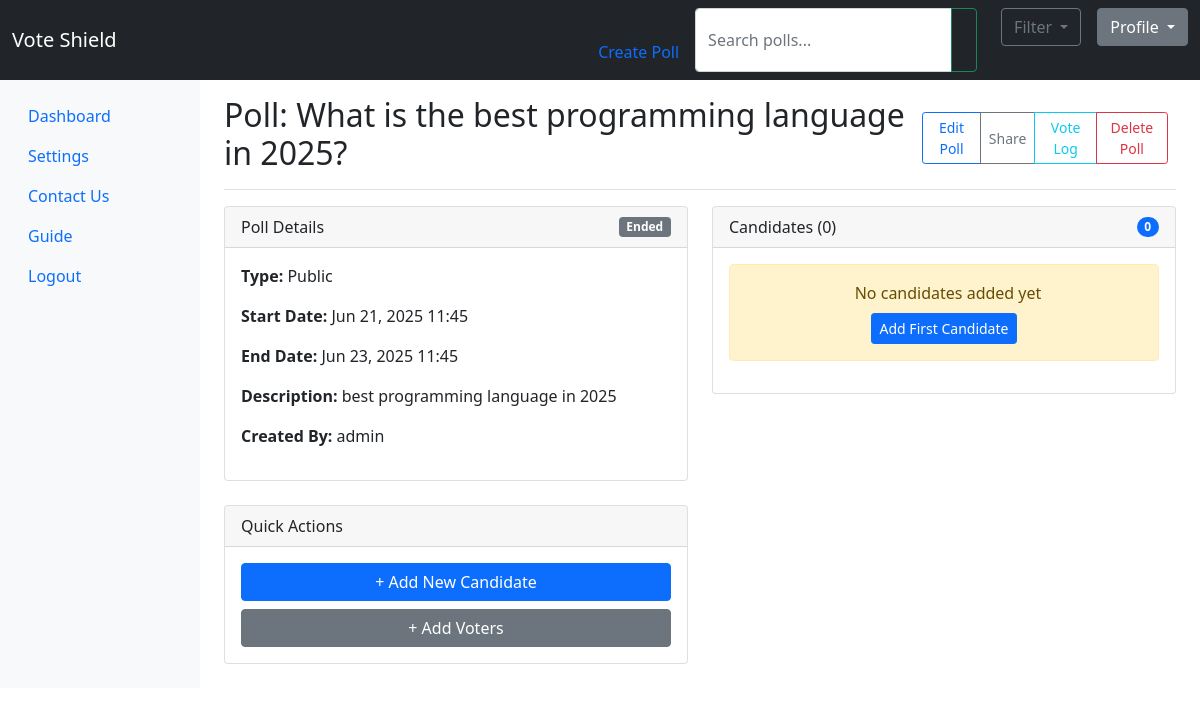
Screenshot of /poll-details/6/ with the database file from the repository.
### accounts/models.py (models this page shows, shortened)
class Poll(models.Model):
    POLL_TYPES = (
        ('public', 'Public'),
        ('private', 'Private'),
    )
    admin = models.ForeignKey(Admin, on_delete=models.CASCADE)
    name = models.CharField(max_length=255)
    start_date = models.DateTimeField(default=timezone.now)
    end_date = models.DateTimeField(default=timezone.now)
    poll_type = models.CharField(max_length=10, choices=POLL_TYPES)
    description = models.TextField(blank=True, null=True) #Update the Poll model for search bar

class Admin(models.Model):
    username = models.CharField(max_length=150, unique=True)
    email = models.EmailField(unique=True)
    password = models.CharField(max_length=255)  # Store hashed password

### accounts/views.py (the view)
# urls.py: path('poll-details/<int:poll_id>/', views.poll_details, name='poll_details'),
def poll_details(request, poll_id):
    poll = get_object_or_404(Poll, id=poll_id)
    candidates = Candidate.objects.filter(poll=poll)
    qr_code = get_qr_code(request.build_absolute_uri(f'/poll-details/{poll.id}/'))
    return render(request, 'accounts/poll_details.html', {
        'poll': poll,
        'candidates': candidates,
        'qr_code': qr_code,
        'now': timezone.now()
    }) #updated_Jun27_25

### accounts/views.py (called while the page is built)
def get_qr_code(url):
    qr = qrcode.QRCode(version=1, box_size=10, border=5)
    qr.add_data(url)
    qr.make(fit=True)
    img = qr.make_image(fill='black', back_color='white')
    buffered = io.BytesIO()
    img.save(buffered)
    return base64.b64encode(buffered.getvalue()).decode()

### accounts/templates/accounts/poll_details.html (shortened to what this page needs)
{% extends 'accounts/base.html' %}
{% block content %}
<div class="d-flex justify-content-between flex-wrap flex-md-nowrap align-items-center pt-3 pb-2 mb-3 border-bottom">
    <h1 class="h2">Poll: {{ poll.name }}</h1>
    <div class="btn-toolbar mb-2 mb-md-0">
        <div class="btn-group me-2">
            <a href="{% url 'edit_poll' poll.id %}" class="btn btn-sm btn-outline-primary">Edit Poll</a>
            <button type="button" class="btn btn-sm btn-outline-secondary" data-bs-toggle="modal" data-bs-target="#shareModal">
                Share
            </button>
            <a href="{% url 'vote_log' poll.id %}" class="btn btn-sm btn-outline-info">Vote Log</a>
            <a href="{% url 'delete_poll' poll.id %}" class="btn btn-sm btn-outline-danger">Delete Poll</a>
        </div>
    </div>
</div>
<div class="row">
    <div class="col-md-6">
        <div class="card mb-4">
            <div class="card-header d-flex justify-content-between align-items-center">
                Poll Details
                <span class="badge {% if poll.end_date > now %}bg-success{% else %}bg-secondary{% endif %}">
                    {% if poll.end_date > now %}Active{% else %}Ended{% endif %}
                </span>
            </div>
            <div class="card-body">
                <p><strong>Type:</strong> {{ poll.get_poll_type_display }}</p>
                <p><strong>Start Date:</strong> {{ poll.start_date|date:"M d, Y H:i" }}</p>
                <p><strong>End Date:</strong> {{ poll.end_date|date:"M d, Y H:i" }}</p>
                <p><strong>Description:</strong> {{ poll.description|default:"No description" }}</p>
                <p><strong>Created By:</strong> {{ poll.admin.username }}</p>
            </div>
        </div>
        <div class="card mb-4">
            <div class="card-header">
                Quick Actions
            </div>
            <div class="card-body">
                <div class="d-grid gap-2">
                    <a href="{% url 'add_candidate' poll.id %}" class="btn btn-primary">
                        + Add New Candidate
                    </a>
                    <a href="{% url 'add_voter' poll.id %}" class="btn btn-secondary">
                        + Add Voters
                    </a>
                </div>
            </div>
        </div>
    </div>
    <div class="col-md-6">
        <div class="card">
            <div class="card-header d-flex justify-content-between align-items-center">
                Candidates ({{ candidates.count }})
                <span class="badge bg-primary rounded-pill">
                    {{ candidates.count }}
                </span>
            </div>
            <div class="card-body">
                {% if candidates %}
                    <div class="list-group">
                        {% for candidate in candidates %}
                        <div class="list-group-item d-flex justify-content-between align-items-center">
                            <div class="d-flex align-items-center">
                                {% if candidate.image %}
                                    <img src="{{ candidate.image.url }}" class="rounded me-3" width="50" height="50">
                                {% else %}
                                    <div class="rounded me-3 bg-light d-flex align-items-center justify-content-center" style="width: 50px; height: 50px;">
                                        <i class="bi bi-person" style="font-size: 1.5rem;"></i>
                                    </div>
                                {% endif %}
                                <div>
                                    <h6 class="mb-1">{{ candidate.name }}</h6>
                                    <small>{{ candidate.description|truncatechars:100 }}</small>
                                </div>
                            </div>
                            <div>
                                <a href="{% url 'edit_candidate' candidate.id %}" class="btn btn-sm btn-outline-secondary">Edit</a>
                            </div>
                        </div>
                        {% endfor %}
                    </div>
                {% else %}
                    <div class="alert alert-warning text-center">
                        No candidates added yet
                        <div class="mt-2">
                            <a href="{% url 'add_candidate' poll.id %}" class="btn btn-sm btn-primary">Add First Candidate</a>
                        </div>
                    </div>
                {% endif %}
            </div>
        </div>
    </div>
</div>
{% endblock %}

### rows the page displays
Poll: name "What is the best programming language in 2025?", poll_type "Public", start_date "Jun 21, 2025 11:45", end_date "Jun 23, 2025 11:45", description "best programming language in 2025", admin.username "admin"

### other values shown
{{ candidates.count }} "0"
